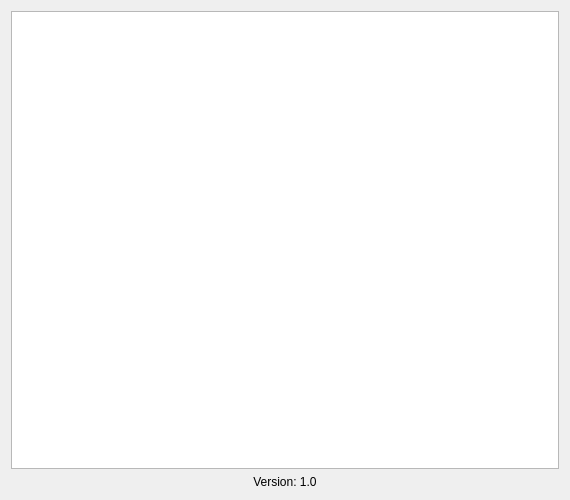
<?xml version="1.0" encoding="UTF-8"?>
<ui version="4.0">
 <class>AboutWindow</class>
 <widget class="QDialog" name="AboutWindow">
  <property name="geometry">
   <rect>
    <x>0</x>
    <y>0</y>
    <width>570</width>
    <height>500</height>
   </rect>
  </property>
  <property name="minimumSize">
   <size>
    <width>570</width>
    <height>500</height>
   </size>
  </property>
  <property name="maximumSize">
   <size>
    <width>16777215</width>
    <height>16777215</height>
   </size>
  </property>
  <property name="windowTitle">
   <string>О программе</string>
  </property>
  <layout class="QVBoxLayout" name="verticalLayout">
   <item>
    <widget class="QTextBrowser" name="AboutView">
     <property name="undoRedoEnabled">
      <bool>true</bool>
     </property>
     <property name="html">
      <string notr="true">&lt;!DOCTYPE HTML PUBLIC &quot;-//W3C//DTD HTML 4.0//EN&quot; &quot;http://www.w3.org/TR/REC-html40/strict.dtd&quot;&gt;
&lt;html&gt;&lt;head&gt;&lt;meta name=&quot;qrichtext&quot; content=&quot;1&quot; /&gt;&lt;style type=&quot;text/css&quot;&gt;
p, li { white-space: pre-wrap; }
&lt;/style&gt;&lt;/head&gt;&lt;body style=&quot; font-family:'Sans Serif'; font-size:9pt; font-weight:400; font-style:normal;&quot;&gt;
&lt;p style=&quot;-qt-paragraph-type:empty; margin-top:0px; margin-bottom:0px; margin-left:0px; margin-right:0px; -qt-block-indent:0; text-indent:0px;&quot;&gt;&lt;br /&gt;&lt;/p&gt;&lt;/body&gt;&lt;/html&gt;</string>
     </property>
     <property name="textInteractionFlags">
      <set>Qt::TextSelectableByMouse</set>
     </property>
     <property name="source">
      <url>
       <string>qrc:/WiFi Hostapd AP.desktop</string>
      </url>
     </property>
     <property name="openLinks">
      <bool>false</bool>
     </property>
    </widget>
   </item>
   <item>
    <widget class="QLabel" name="version">
     <property name="text">
      <string>Version: 1.0</string>
     </property>
     <property name="alignment">
      <set>Qt::AlignCenter</set>
     </property>
    </widget>
   </item>
  </layout>
 </widget>
 <resources/>
 <connections/>
</ui>
